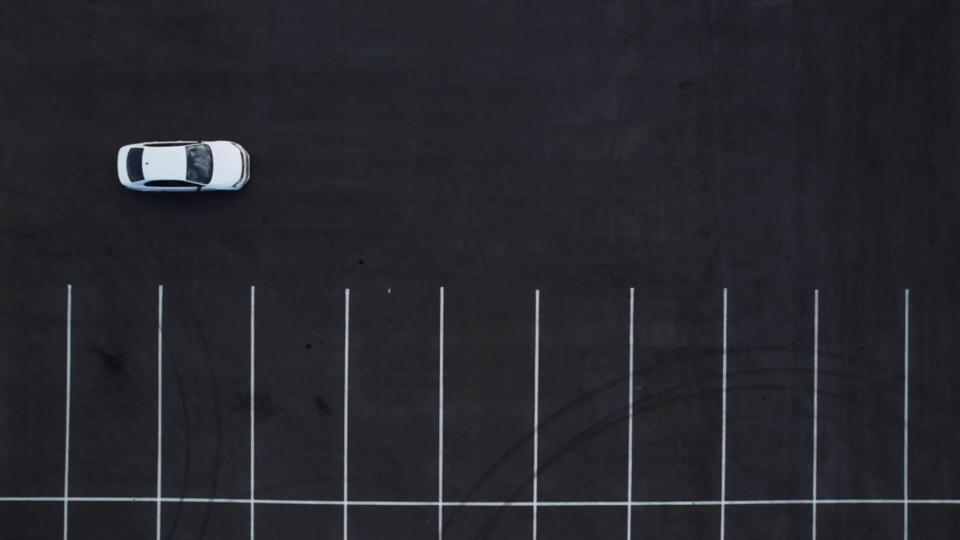
#> input picture frame 70 of videos/Bad-Parking.mp4, 1920 x 1080 px, given in place of CH001.sdp, which was not available (shown at 1/2 size)
$ python parking_spotter_annotator.py
#> lines starting #> are read from the running program, lines starting #| are printed output that depends on the picture; after the words box and inside, x2 and y2 are one past the last pixel; in counts of white or black regions, pixels touching at a corner belong together; pictures that were not available may be replaced by others from this repository, and a replacement may not be noted
import os
import json
from pathlib import Path

import cv2
import numpy as np


BASE_DIR = Path(__file__).resolve().parent
PROJECT_DIR = BASE_DIR.parent

RTSP_URL = os.getenv("RTSP_URL", "rtsp://capstone:4970wcapstoneit!@10.10.10.127:8554/CH001.sdp")

OUTPUT_JSON = BASE_DIR / "parking_spots.json"

DISPLAY_WIDTH = 1280
WINDOW_NAME = "Parking Spot Annotator"


current_polygon = []
polygons = []
base_frame = None
scale_x = 1.0
scale_y = 1.0


def is_video_file(path: Path) -> bool:
    return path.suffix.lower() in {".mp4", ".avi", ".mov", ".mkv", ".webm", ".m4v"}


# [21 lines left out: function load_source_frame, not called in this run]


def load_rtsp_frame():
    cap = cv2.VideoCapture(RTSP_URL)
    try:
        if not cap.isOpened():
            raise RuntimeError(f"Could not open RTSP stream: {RTSP_URL}")

        ret, frame = cap.read()
#> frame is the input picture: shape (1080, 1920, 3); mean B, G, R 45.1, 39.6, 38.4
        if not ret or frame is None:
            raise RuntimeError("Could not read first frame from RTSP stream.")

        return frame, "rtsp"
    finally:
        cap.release()


def resize_for_display(frame):
    global scale_x, scale_y

    h, w = frame.shape[:2]
#> h = 1080; w = 1920
    if w <= DISPLAY_WIDTH:
        scale_x = 1.0
        scale_y = 1.0
        return frame.copy()

    display_w = DISPLAY_WIDTH
    display_h = int(h * (display_w / w))
#> display_h = 720
    resized = cv2.resize(frame, (display_w, display_h))
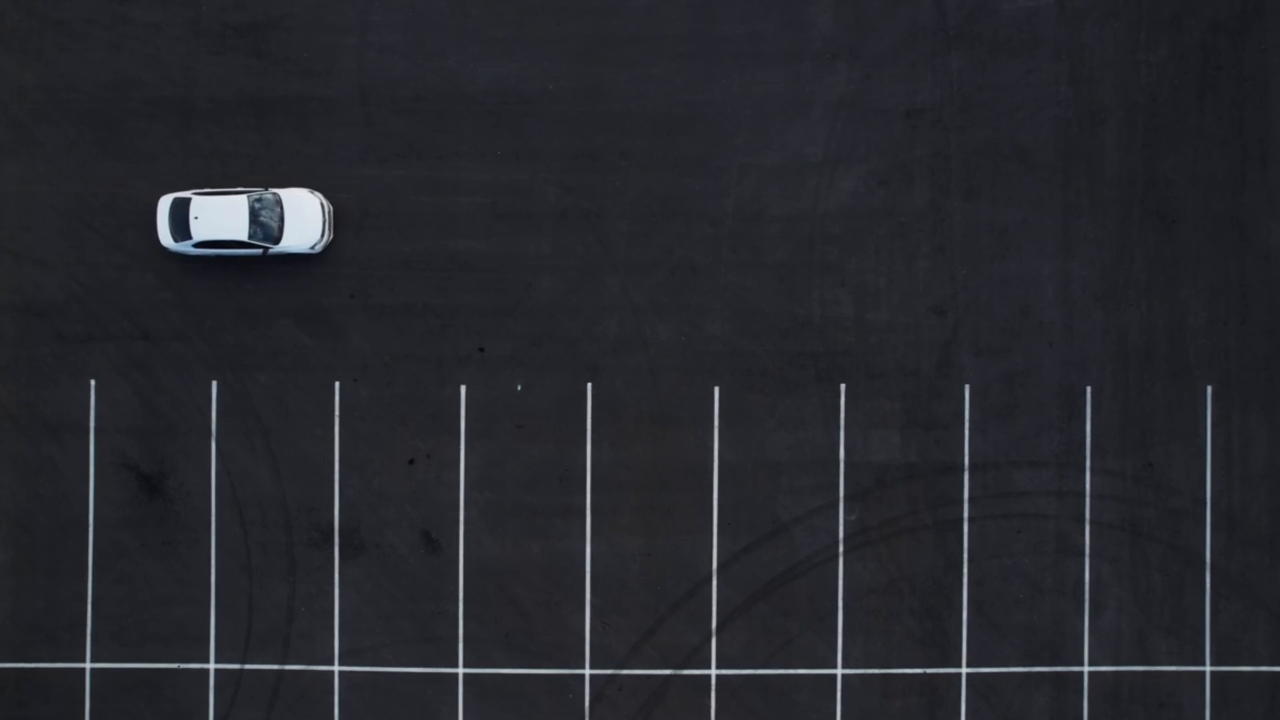
#> resized: shape (720, 1280, 3); mean B, G, R 45.1, 39.6, 38.4

    scale_x = w / display_w
#> scale_x = 1.5
    scale_y = h / display_h
#> scale_y = 1.5
    return resized


# [7 lines left out: function to_original_coords, not called in this run]


def draw_overlay():
    canvas = base_frame.copy()

    for idx, poly in enumerate(polygons, start=1):
        pts = np.array(poly, dtype=np.int32)
        cv2.polylines(canvas, [pts], isClosed=True, color=(0, 255, 0), thickness=2)

        if len(poly) > 0:
            label_x, label_y = poly[0]
            cv2.putText(
                canvas,
                f"{idx}",
                (label_x + 5, label_y - 5),
                cv2.FONT_HERSHEY_SIMPLEX,
                0.7,
                (0, 255, 0),
                2,
            )

    if len(current_polygon) > 0:
        pts = np.array(current_polygon, dtype=np.int32)
        for x, y in current_polygon:
            cv2.circle(canvas, (x, y), 4, (0, 255, 255), -1)

        if len(current_polygon) > 1:
            cv2.polylines(canvas, [pts], isClosed=False, color=(0, 255, 255), thickness=2)

    instructions = [
        "Left click: add point",
        "C: close/save polygon (min 3 points)",
        "U: undo last point",
        "R: remove last saved polygon",
        "S: save JSON",
        "Q or ESC: quit",
    ]

    y = 25
    for line in instructions:
        cv2.putText(
            canvas,
            line,
            (10, y),
            cv2.FONT_HERSHEY_SIMPLEX,
            0.6,
            (255, 255, 255),
            2,
        )
        y += 28
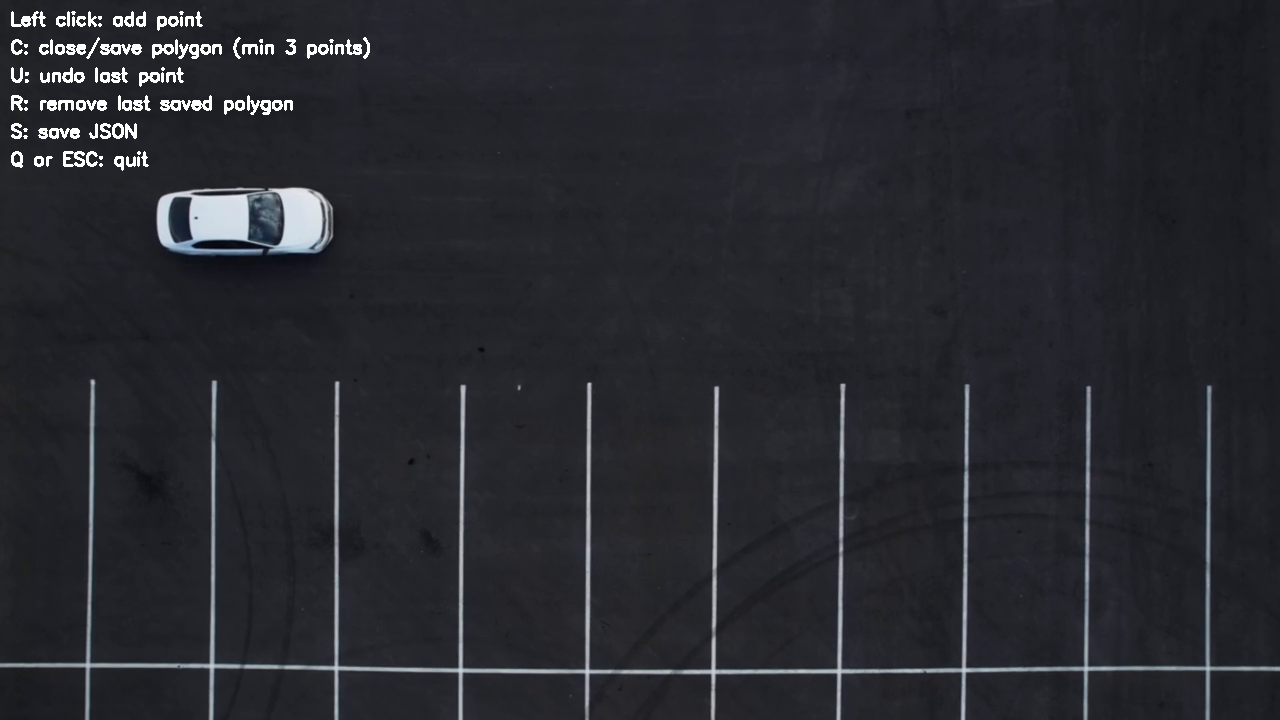
#> canvas: shape (720, 1280, 3); 0.88% of pixels changed, all inside (x1, y1, x2, y2) = (11, 11, 370, 171)
#> after the loop, y = 193

    cv2.putText(
        canvas,
        f"Saved spots: {len(polygons)} | Current points: {len(current_polygon)}",
        (10, y + 10),
        cv2.FONT_HERSHEY_SIMPLEX,
        0.7,
        (255, 255, 255),
        2,
    )
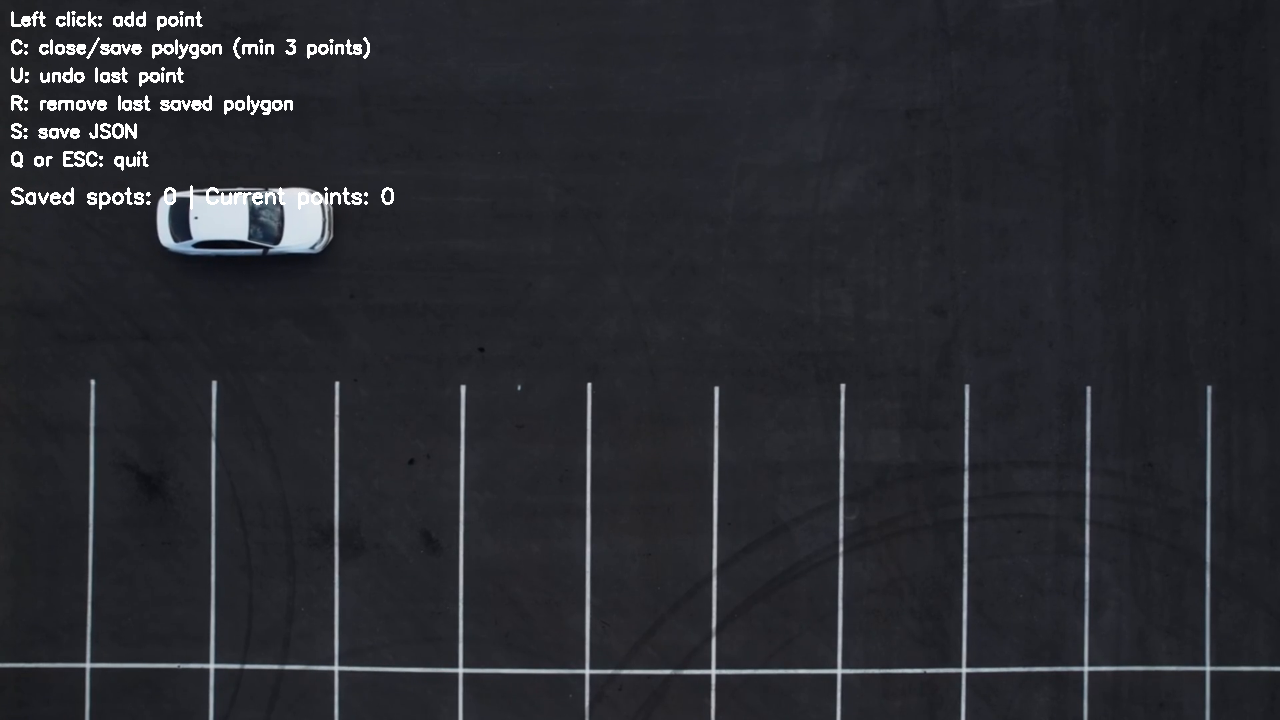
#> canvas: shape (720, 1280, 3); 0.26% of pixels changed, all inside (x1, y1, x2, y2) = (11, 185, 394, 210)

    return canvas


# [25 lines left out: functions save_json, mouse_callback, not called in this run]


def main():
    global base_frame, current_polygon, polygons

    frame, source_type = load_rtsp_frame()
    base_frame = resize_for_display(frame)

    print(f"Loaded {source_type} frame from: {RTSP_URL}")
    print("Controls:")
    print("  Left click -> add polygon point")
    print("  C          -> close and save current polygon")
    print("  U          -> undo last point in current polygon")
    print("  R          -> remove last saved polygon")
    print("  S          -> save polygons to JSON")
    print("  Q / ESC    -> quit")

    cv2.namedWindow(WINDOW_NAME)
    cv2.setMouseCallback(WINDOW_NAME, mouse_callback)

    while True:
        canvas = draw_overlay()
        cv2.imshow(WINDOW_NAME, canvas)

        key = cv2.waitKey(20) & 0xFF
#> (key q is pressed here)

        if key == ord("c"):
            if len(current_polygon) >= 3:
                polygons.append(current_polygon.copy())
                print(f"Saved polygon #{len(polygons)} with {len(current_polygon)} points")
                current_polygon = []
            else:
                print("Need at least 3 points to save a polygon")

        elif key == ord("u"):
            if current_polygon:
                removed = current_polygon.pop()
                print(f"Removed point: {removed}")

        elif key == ord("r"):
            if polygons:
                polygons.pop()
                print(f"Removed last saved polygon. Remaining: {len(polygons)}")

        elif key == ord("s"):
            save_json()

        elif key == ord("q") or key == 27:
            break

    cv2.destroyAllWindows()


if __name__ == "__main__":
    main()

$ run again, starting later in the video
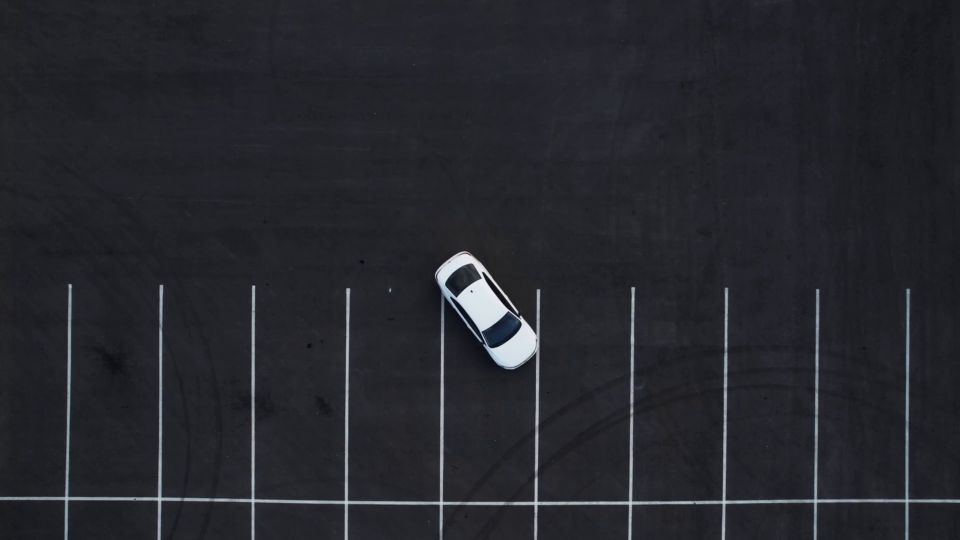
#> input picture frame 316 of videos/Bad-Parking.mp4, 1920 x 1080 px, given in place of CH001.sdp, which was not available (shown at 1/2 size)
#> in load_rtsp_frame, frame is the input picture: shape (1080, 1920, 3); mean B, G, R 44.8, 39.4, 38.2
#> after the loop in draw_overlay, `for line in instructions:`:
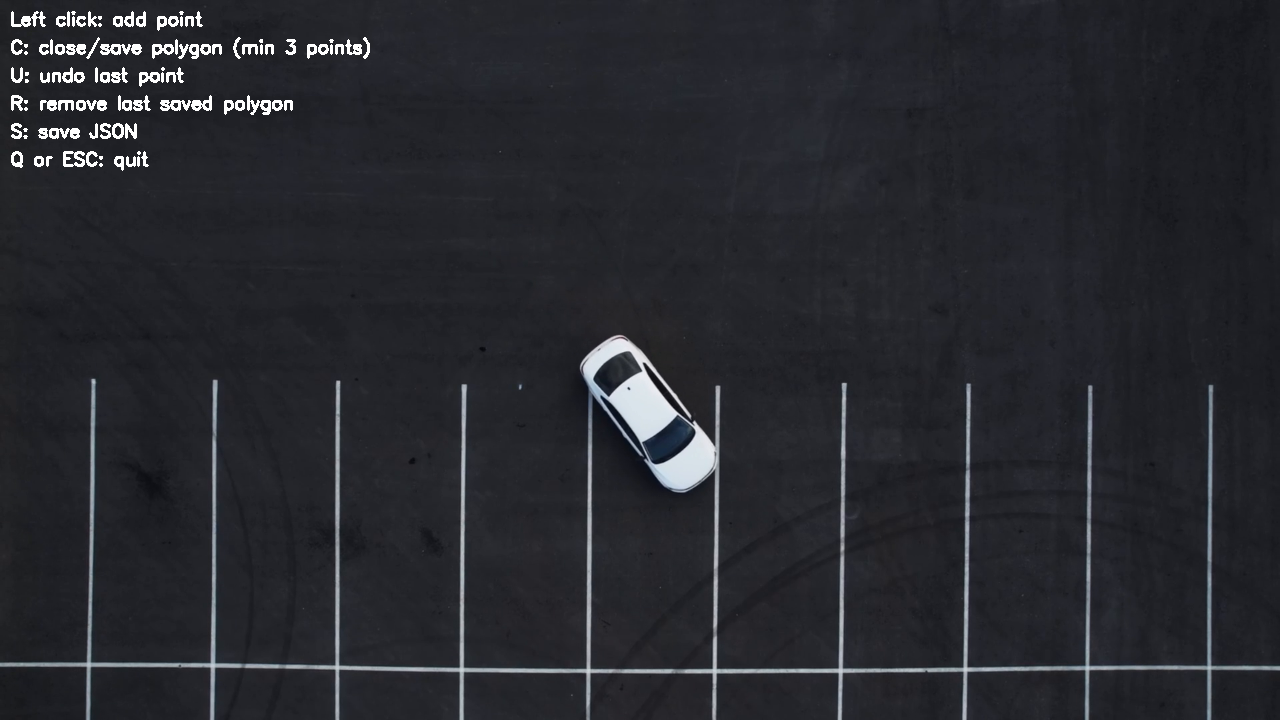
#> canvas: shape (720, 1280, 3); mean B, G, R 46.7, 41.3, 40.2
#> after the loop in draw_overlay, `for line in instructions:`: y = 193
#> in draw_overlay, `cv2.putText( canvas, f"Saved spots: {len(polygons)} | Current points: ..`:
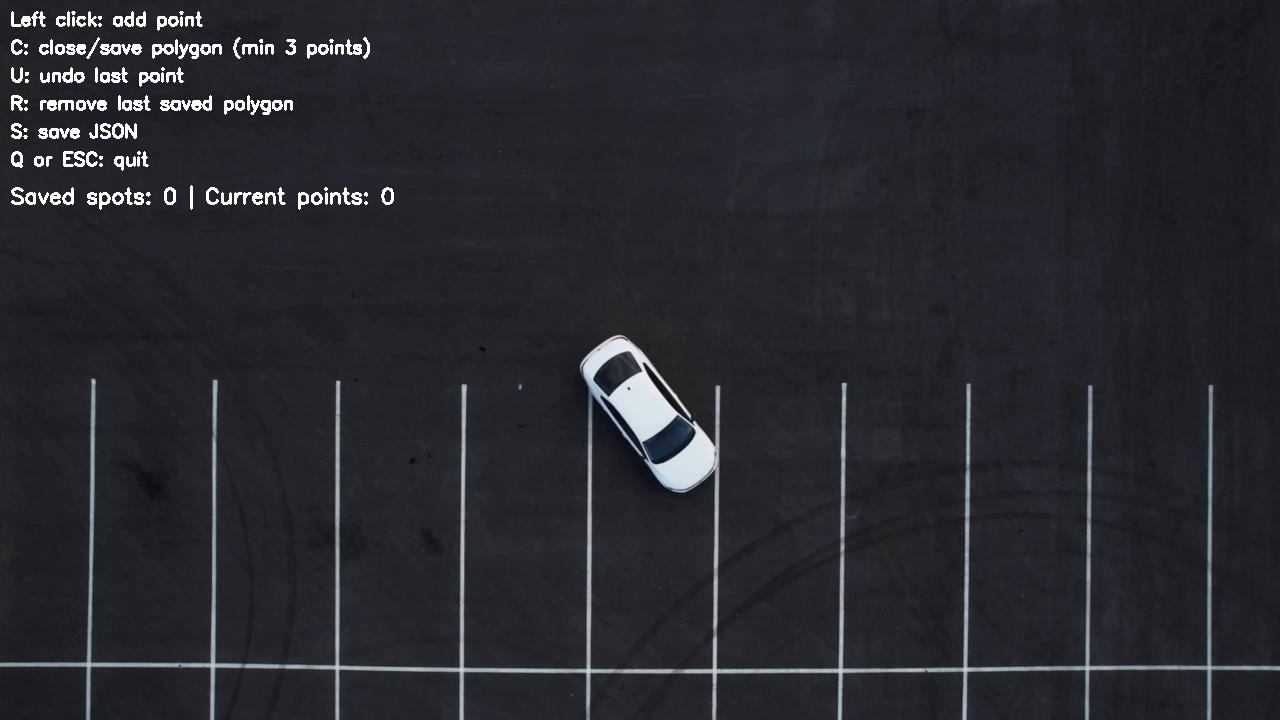
#> canvas: shape (720, 1280, 3); 0.26% of pixels changed, all inside (x1, y1, x2, y2) = (11, 185, 394, 210)

$ run again, starting later in the video
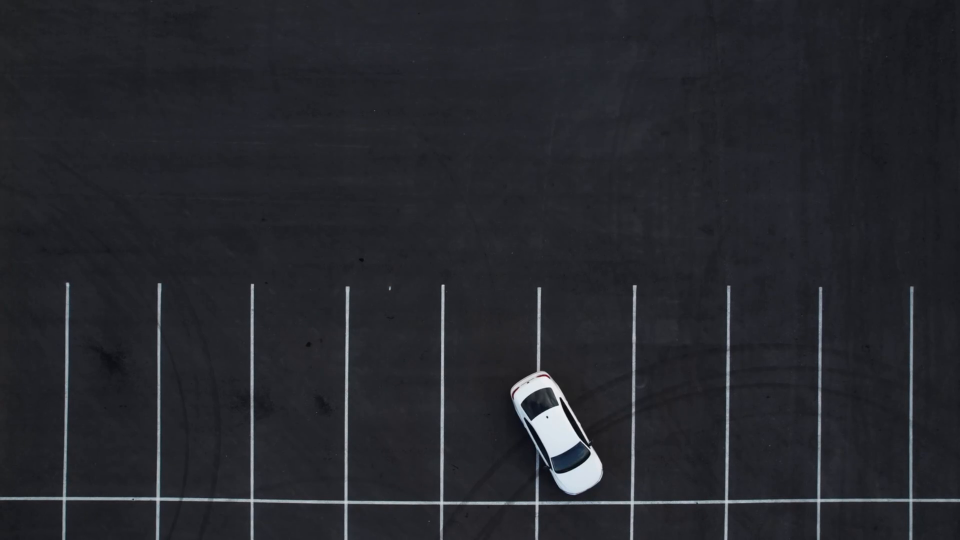
#> input picture frame 563 of videos/Bad-Parking.mp4, 1920 x 1080 px, given in place of CH001.sdp, which was not available (shown at 1/2 size)
#> in load_rtsp_frame, frame is the input picture: shape (1080, 1920, 3); mean B, G, R 44.7, 39.3, 38.1
#> after the loop in draw_overlay, `for line in instructions:`:
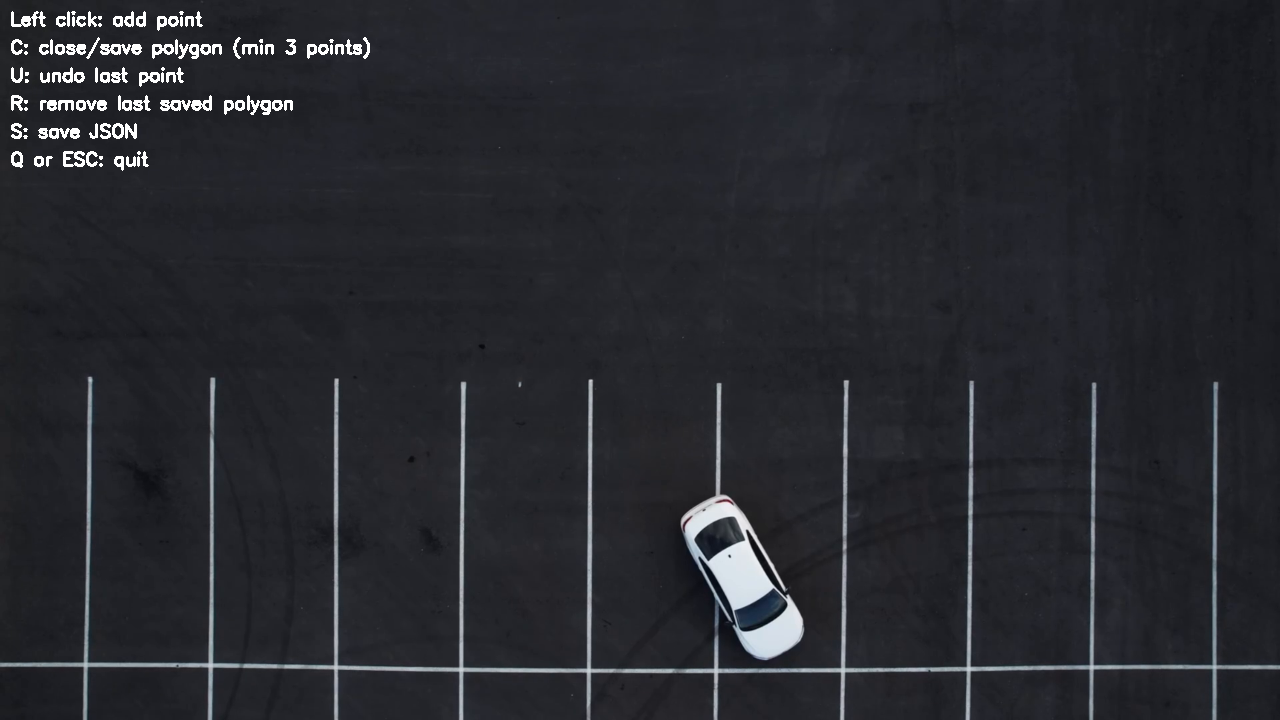
#> canvas: shape (720, 1280, 3); mean B, G, R 46.6, 41.2, 40
#> after the loop in draw_overlay, `for line in instructions:`: y = 193
#> in draw_overlay, `cv2.putText( canvas, f"Saved spots: {len(polygons)} | Current points: ..`:
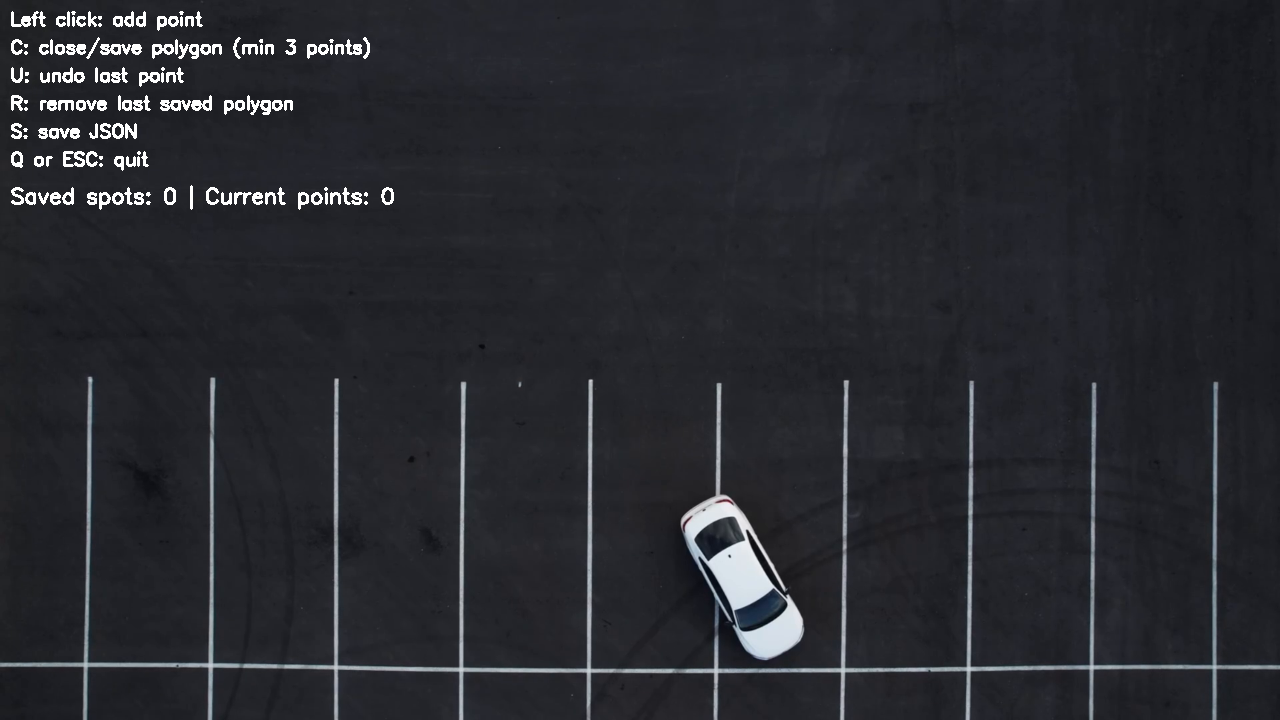
#> canvas: shape (720, 1280, 3); 0.26% of pixels changed, all inside (x1, y1, x2, y2) = (11, 185, 394, 210)
